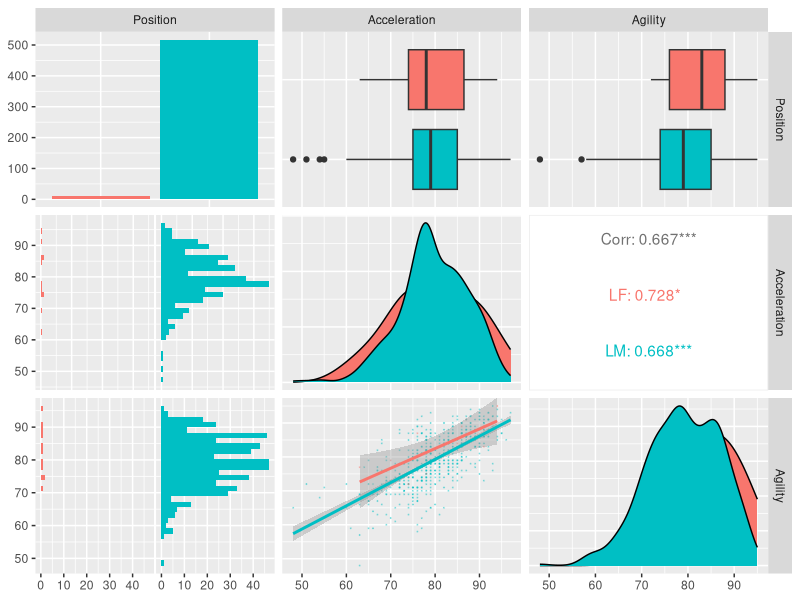
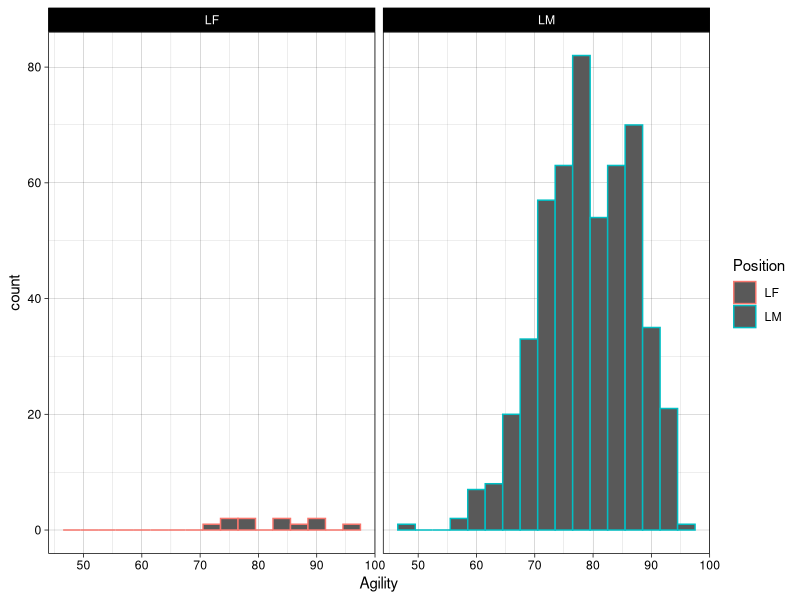
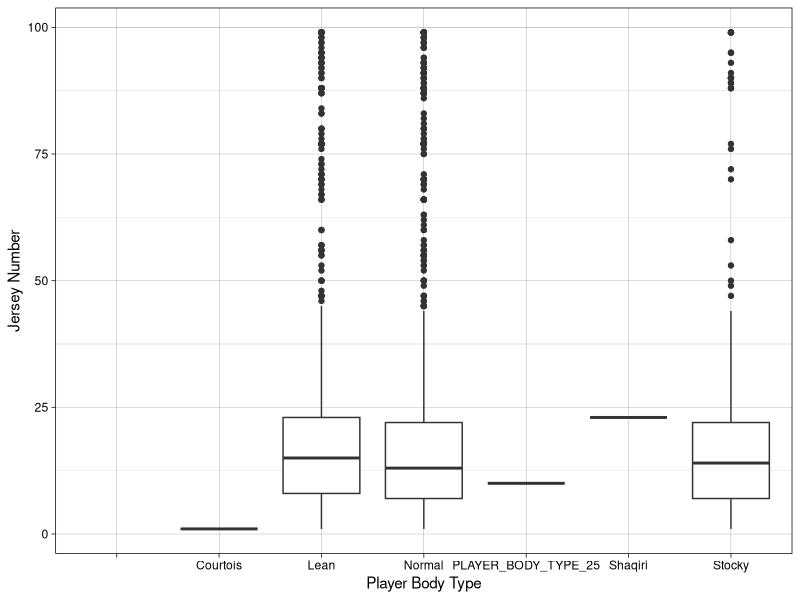
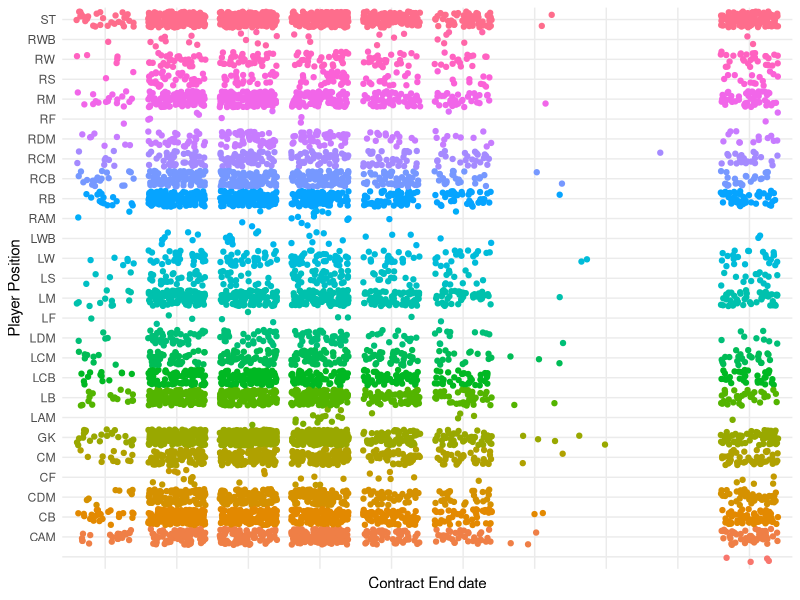

Reproduce these figures in R, in order.
## ---- chunk 1
knitr::opts_chunk$set(echo = TRUE)
## ---- chunk 2

#####Libraries#######
#####################
library(dplyr)      
library(tidyr)      
library(GGally)
library(ggplot2)
#####################
## ---- chunk 3
#####################
#   Question 1, R   #
#####################

#Using the FIFA player data set, filter the data set to create a dataframe that has just the Left Midfielders (LM) and Left Forwards #(LF).  

#Read in data and check it
playerDat <- read.csv("players.csv")
head(playerDat)
#View(playerDat)

#Use dplyr functions to create a data frame with LM and LF
dfQ1 <- playerDat %>% filter(playerDat$Position=="LM" | playerDat$Position =="LF" )

#Examine and make sure everything is correct
dfQ1
## ---- chunk 4
#####################
#   Question 2, R   #
#####################

#Use Ggally and ggpairs() and the dataset you created above above, to plot the categorical variable Position (LM and LF), versus the continuous variables Acceleration and Agility.  

#Create new df from question 1 df, filter by position and accleration #and agility
dfQ2 <- dfQ1 %>% select(Position,Acceleration,Agility)

#Look to see if dpylr worked correctly
dfQ2 

#Plot it
(dfQ2)

dfQ2 %>% ggpairs(., mapping = ggplot2::aes(colour=Position),lower = list(continuous = wrap("smooth", alpha = 0.3, size=0.1)))
        
        
## ---- chunk 5
#Your client would like to formally test if the mean agility rating of left midfielders is different than that of #the left forwards.  Perform a 6 – step t-test to test for the difference in these means.  (You may skip step 2 #(draw and shade) if you like.  If you are unfamiliar with the 6-step hypothesis test, see Stat 1 slides or the #Bridge Course to review the 6-step hypothesis test.)

#####################
#   Question 4, R   #
#####################

#Live session questions
#Slide 9, CI question
data1 <- c(25,19,37,29,40,28,31)
xbar <-mean(data1)
me<-2.447*(7.08/sqrt(7))
xbar-me
xbar+me
sd(data1)
t <- ((xbar-21)/(sd(data1)/sqrt(7)))
t
pt(t,6)

#checking
t.test(x=data1, mu=21, conf.level=0.95)
2*pt(3.309315, 6, lower=FALSE)



#Extract position data and agility data

dfQ3 <- dfQ2 %>% select(Position,Agility)
dfQ32 <- dfQ2 %>% select(Position,Agility)

#Test df
dfQ3

#Collect means on each position (LF first)
LFmean <- dfQ3 %>% filter(dfQ3$Position =="LF") %>% select(Agility)


#Mean on LM, need to create a new variable for LM data since lines 100-102 ate LM data
LMmean <- dfQ32 %>% filter(dfQ3$Position =="LM") %>% select(Agility)


#Now actually run test
t.test(LFmean, LMmean)

##Looks like FTR

## ---- chunk 6

#Are the assumptions of this test reasonably met?  If you have not had Stat 1, simply create a histogram of the agility scores for both groups (LM and LF) and given what you know about the CLT, comment on if you believe the sampling distribution of sample means (of your sample size) will be reasonably normal.  In addition, does there look like there is significant visual evidence to suggest the standard deviations are different? ….. If you have had Stat 1, create the plots listed above (and any other plots you might prefer) and be prepared to be a teacher and teach what you know about the assumptions of the t-test and if those are assumption are reasonably met here.



#####################
#   Question 5, R   #
#####################



p <- ggplot(data = dfQ3, aes(x = Agility,color=Position)) + geom_histogram(binwidth = 3)
p + facet_wrap(~Position)+theme_linedraw()

sd(LMmean$Agility)
sd(LFmean$Agility)




## ---- chunk 7

#Select/create at least 2 categorical variables and select two continuous variables and perform an EDA.  Also, at least one of the categorical variables should be created from a continuous variable (using the cut() function).


#####################
#   Question 2, R   #
#####################


playerDat <- playerDat[-c(7021,1,2,3),]

dfQ2a <- playerDat %>% select(Body.Type,Jersey.Number)


#Plot Body type versus jersey number
ggplot(dfQ2a, aes(x=Body.Type, y= Jersey.Number)) +
        geom_boxplot()+xlab("Player Body Type")+ylab("Jersey Number")+theme_light()+theme_linedraw()

#Plot using cut
#Convert contract valid until into 12 groups
c1 <- cut(as.numeric(playerDat$Contract.Valid.Until), breaks = 12)
c2 <- playerDat$Position

#plot player position versus contract end year

dfPlot3 <- as.data.frame(c1,c2)
dfPlot3

ggplot(dfPlot3, aes(x=c1, y= c2, color=c2)) +
        geom_jitter()+xlab("Contract End date")+ylab("Player Position")+theme_minimal()+theme(legend.position = "none")+theme(axis.text.x=element_blank())
